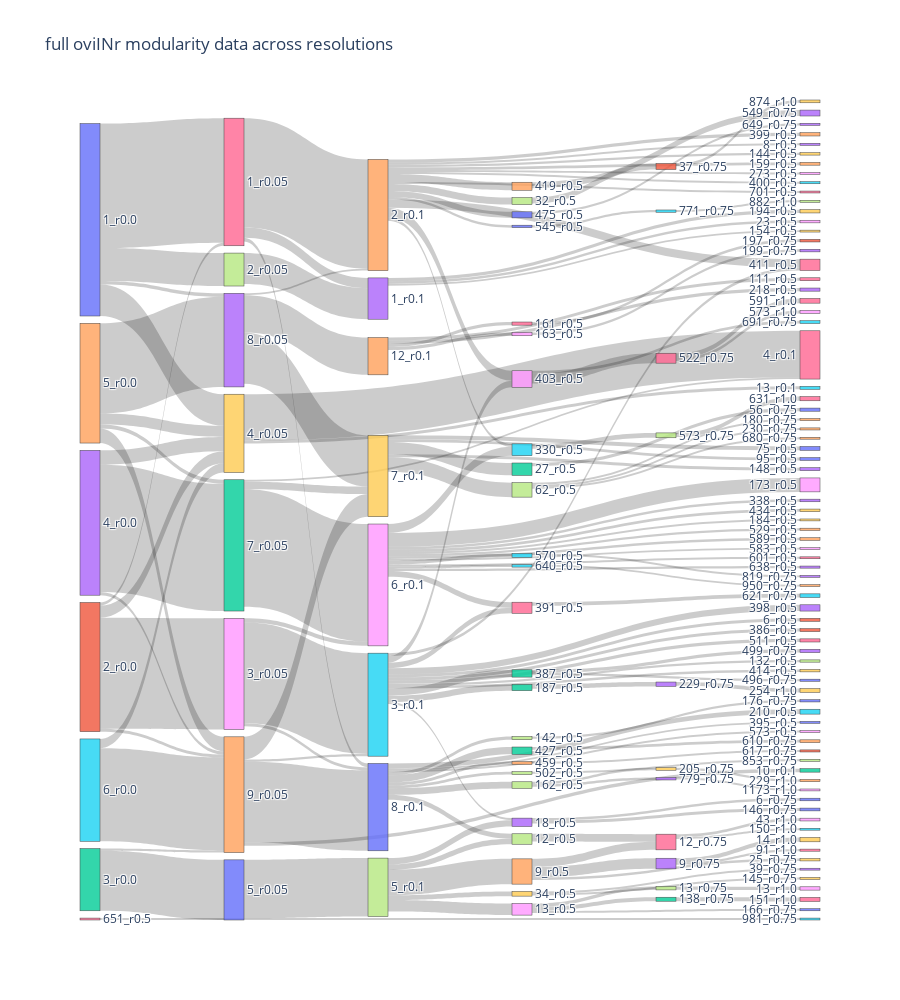

Notebook source saved alongside this figure:
### Code cell
import plotly.graph_objects as go

fig = go.Figure(data=[go.Sankey(
    node = dict(
        pad = 15,
        thickness=20,
        #line=dict(color='blue', width=0.5),
        label = nodes,
        #color='green'
    ),
    link = dict(
        source= links_dict['source'],
        target = links_dict['target'],
        value = links_dict['value']
    )
    
)
])
fig.update_layout(title='full oviINr modularity data across resolutions', height=1000)
fig.show()

### Figure 1 — Plotly figure (JSON) as saved in the notebook; plotly's stock layout.template omitted (floating-point values rounded to 4 significant figures; data arrays with more than 128 entries replaced by an {"elided": "..."} marker saying what was removed)
{"data": [{"link": {"source": {"elided": "155 int values"}, "target": {"elided": "155 int values"}, "value": {"elided": "155 int values"}}, "node": {"label": {"elided": "4762 str values"}, "pad": 15, "thickness": 20}, "type": "sankey"}], "layout": {"height": 1000, "title": {"text": "full oviINr modularity data across resolutions"}}}
